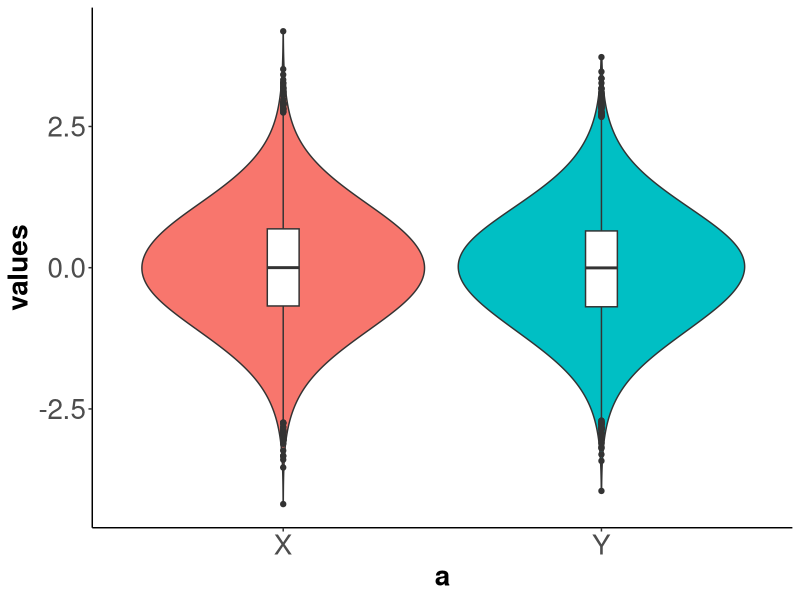
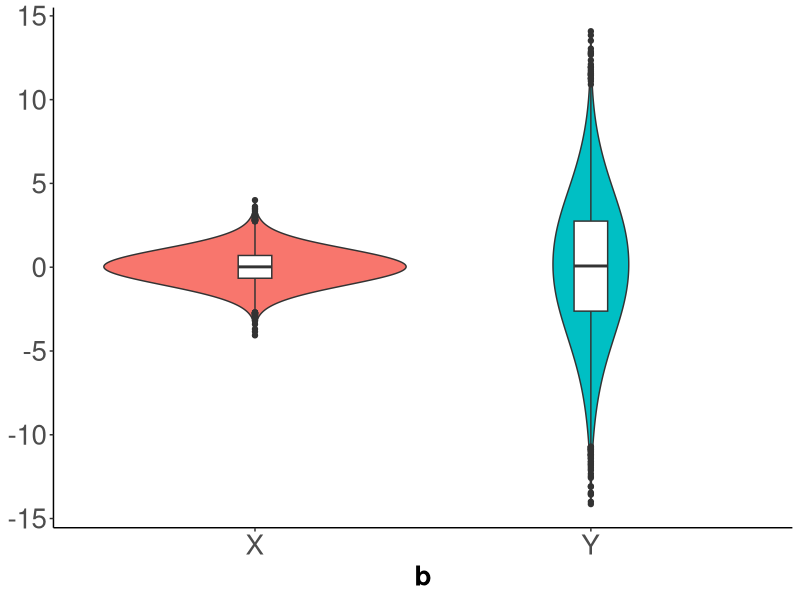
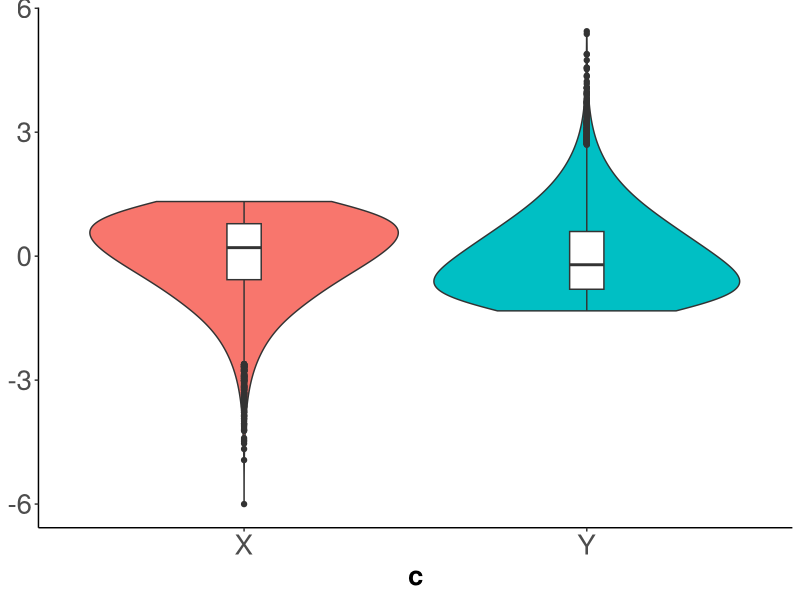

Generate these figures, in order, with R: (Note: this script raises an error after producing the figures.)
# make distribution figures

require(fGarch)
require(ggplot2)

temp1.1 <- rnorm(10000, mean = 0, sd = 1)
temp1.2 <- rnorm(10000, mean = 0, sd = 1)
temp2.1 <- rnorm(10000, mean = 0, sd = 1)
temp2.2 <- rnorm(10000, mean = 0, sd = 4)
temp3.1 <- rsnorm(10000, mean = 0, sd = 1, xi = -1000)
temp3.2 <- rsnorm(10000, mean = 0, sd = 1, xi = 1000)

textsize <- 20
tempdata <- data.frame(values = c(temp1.1, temp1.2), group = c(rep("X", 10000), rep("Y", 10000)))
p1 <- ggplot(tempdata, aes(group, values)) + geom_violin(aes(fill = group), adjust=3) + geom_boxplot(width=0.1) + theme_classic()
p1 <- p1 + theme(axis.text=element_text(size=textsize), 
         axis.title=element_text(size=textsize,face="bold")) + xlab("a") + theme(legend.position="none")

tempdata2 <- data.frame(values = c(temp2.1, temp2.2), group = c(rep("X", 10000), rep("Y", 10000)))
p2 <- ggplot(tempdata2, aes(group, values)) + geom_violin(aes(fill = group), adjust=3) + geom_boxplot(width=0.1) + theme_classic()
p2 <- p2 + theme(axis.text=element_text(size=textsize),axis.title.y = element_blank(),
          axis.title=element_text(size=textsize,face="bold")) + xlab("b") + theme(legend.position="none")

tempdata3 <- data.frame(values = c(temp3.1, temp3.2), group = c(rep("X", 10000), rep("Y", 10000)))
p3 <- ggplot(tempdata3, aes(group, values)) + geom_violin(aes(fill = group), adjust=3) + geom_boxplot(width=0.1) + theme_classic()
p3 <- p3 + theme(axis.text=element_text(size=textsize), axis.title.y = element_blank(),
           axis.title=element_text(size=textsize,face="bold")) + xlab("c") + theme(legend.position="none")

grid.arrange(p1,p2,p3,ncol=3)



boot.samples = matrix(sample(CommuteAtlanta$Time, size = B * n, replace = TRUE), B, n)

set <- matrix(c(150,10))
fisher.test(set)
